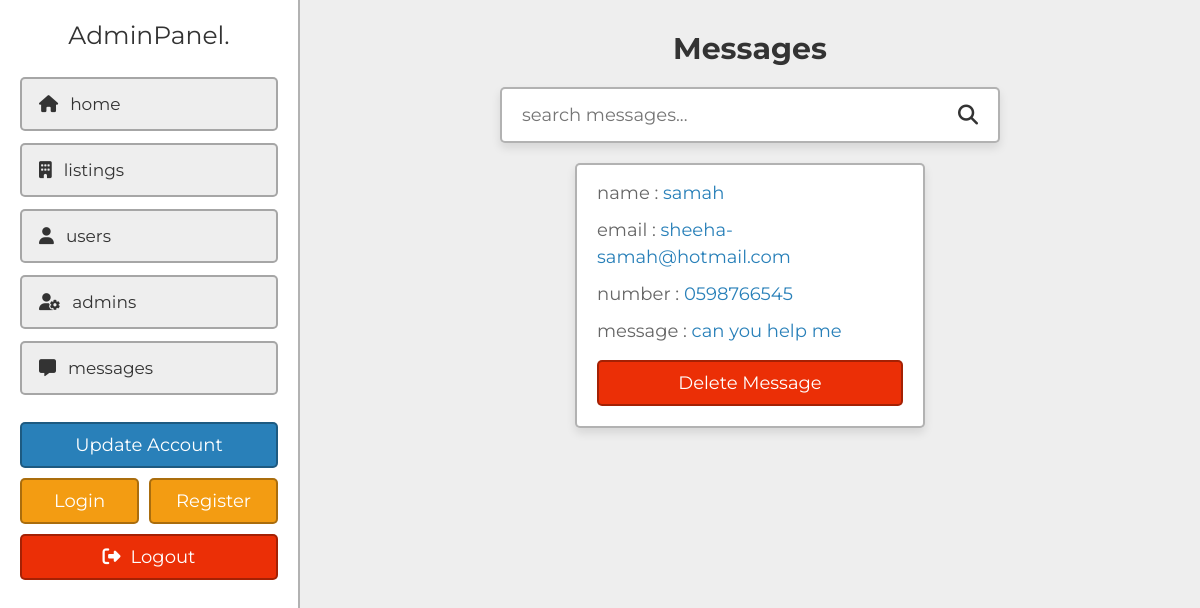
Page /project/project/admin/messages.php (signed in) on the earlier database version.
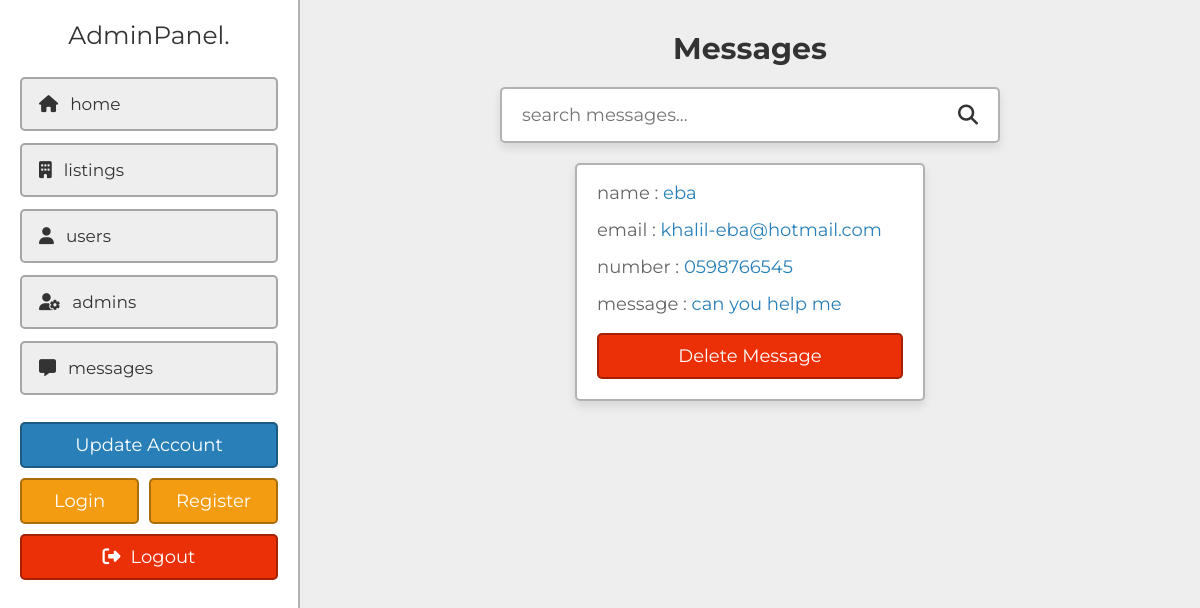
Same page on the later database version.
### tables this page shows
CREATE TABLE `messages` (
  `id` varchar(20) NOT NULL,
  `name` varchar(50) NOT NULL,
  `email` varchar(50) NOT NULL,
  `number` varchar(10) NOT NULL,
  `message` varchar(1000) NOT NULL
);

### project/project/admin/messages.php (the view, shortened to what this page needs)
<?php
include '../components/connect.php';
?>
<!DOCTYPE html>
<html lang="en">
<head>
   <link rel="stylesheet" href="https://cdnjs.cloudflare.com/ajax/libs/font-awesome/6.2.0/css/all.min.css">
   <link rel="stylesheet" href="../css/admin_style.css">
</head>
<body>
<?php include '../components/admin_header.php'; ?>
<section class="grid">
   <h1 class="heading">messages</h1>
   <form action="" method="POST" class="search-form">
      <input type="text" name="search_box" placeholder="search messages..." maxlength="100" required>
      <button type="submit" class="fas fa-search" name="search_btn"></button>
   </form>
   <div class="box-container">
   <?php
      if(isset($_POST['search_box']) OR isset($_POST['search_btn'])){
         $search_box = $_POST['search_box'];
         $search_box = filter_var($search_box, FILTER_SANITIZE_STRING);
         $select_messages = $conn->prepare("SELECT * FROM `messages` WHERE name LIKE '%{$search_box}%' OR number LIKE '%{$search_box}%' OR email LIKE '%{$search_box}%'");
         $select_messages->execute();
      }else{
         $select_messages = $conn->prepare("SELECT * FROM `messages`");
         $select_messages->execute();
      }
      if($select_messages->rowCount() > 0){
         while($fetch_messages = $select_messages->fetch(PDO::FETCH_ASSOC)){
   ?>
   <div class="box">
      <p>name : <span><?= $fetch_messages['name']; ?></span></p>
      <p>email : <a href="mailto:<?= $fetch_messages['email']; ?>"><?= $fetch_messages['email']; ?></a></p>
      <p>number : <a href="tel:<?= $fetch_messages['number']; ?>"><?= $fetch_messages['number']; ?></a></p>
      <p>message : <span><?= $fetch_messages['message']; ?></span></p>
      <form action="" method="POST">
         <input type="submit" value="delete message" onclick="return confirm('delete this message?');" name="delete" class="delete-btn">
      </form>
   </div>
   <?php
      }
   }elseif(isset($_POST['search_box']) OR isset($_POST['search_btn'])){
      echo '<p class="empty">results not found!</p>';
   }else{
      echo '<p class="empty">you have no messages!</p>';
   }
   ?>
   </div>
</section>
</body>
</html>

### project/project/components/admin_header.php (shortened to what this page needs)
<header class="header">
   <a href="dashboard.php" class="logo">AdminPanel.</a>
   <nav class="navbar">
      <a href="dashboard.php"><i class="fas fa-home"></i><span>home</span></a>
      <a href="listings.php"><i class="fas fa-building"></i><span>listings</span></a>
      <a href="users.php"><i class="fas fa-user"></i><span>users</span></a>
      <a href="admins.php"><i class="fas fa-user-gear"></i><span>admins</span></a>
      <a href="messages.php"><i class="fas fa-message"></i><span>messages</span></a>
   </nav>
   <a href="update.php" class="btn">update account</a>
   <div class="flex-btn">
      <a href="login.php" class="option-btn">login</a>
      <a href="register.php" class="option-btn">register</a>
   </div>
   <a href="../components/admin_logout.php" onclick="return confirm('logout from this website?');" class="delete-btn"><i class="fas fa-right-from-bracket"></i><span>logout</span></a>
</header>

### project/project/css/admin_style.css (style rules this page uses)
:root { --main-color:#2980b9; --orange:#f39c12; --red:#eb2f06; --light-color:#666; --light-bg:#eee; --white:#fff; --black:#333; --box-shadow:0 .5rem 1rem rgba(0,0,0,0.1); --border:.2rem solid rgba(0,0,0,.3); }
* { font-family: 'Montserrat', sans-serif; margin: 0; padding: 0; box-sizing: border-box; outline: none; border: none; text-decoration: none; }
html { font-size: 62.5%; overflow-x: hidden; scroll-behavior: smooth; scroll-padding-top: 5rem; }
body { background-color: var(--light-bg); padding-left: 30rem; }
section { padding: 3rem 2rem; max-width: 1200px; margin: 0 auto; }
.heading { margin-bottom: 2rem; text-align: center; text-transform: capitalize; color: var(--black); font-size: 3rem; }
.flex-btn { display: flex; column-gap: 1rem; justify-content: space-between; align-items: flex-end; }
.inline-btn, .inline-option-btn, .inline-delete-btn, .btn, .delete-btn, .option-btn { cursor: pointer; padding: 1rem 2.5rem; font-size: 1.8rem; color: var(--white); text-align: center; text-transform: capitalize; margin-top: 1rem; border-radius: .5rem; border: var(--border); }
.btn, .delete-btn, .option-btn { display: block; width: 100%; }
.btn { background-color: var(--main-color); }
.option-btn { background-color: var(--orange); }
.delete-btn { background-color: var(--red); }
.header { position: fixed; top: 0; left: 0; bottom: 0; background-color: var(--white); border-right: var(--border); background-color: var(--white); width: 30rem; padding: 2rem; z-index: 1100; }
.header .logo { display: block; text-align: center; font-size: 2.5rem; color: var(--black); padding-bottom: 1rem; }
.header .navbar { padding:.5rem 0; }
.header .navbar a { display: block; border-radius: .5rem; margin: 1.2rem 0; font-size:1.7rem; color: var(--black); padding:1.5rem 1.7rem; background-color: var(--light-bg); border: var(--border); }
.header .navbar a i { margin-right: 1.2rem; }
.header .delete-btn i { margin-right: 1rem; }
.grid .box-container { display: grid; grid-template-columns: repeat(auto-fit, 35rem); align-items: flex-start; justify-content: center; gap: 1.5rem; }
.grid .box-container .box { border-radius: .5rem; padding: 2rem; padding-top: 1rem; background-color: var(--white); box-shadow: var(--box-shadow); border: var(--border); overflow-x: hidden; }
.grid .box-container .box p { line-height: 1.5; padding: .5rem 0; font-size: 1.8rem; color: var(--light-color); white-space: pre-line; text-overflow: ellipsis; overflow-x: hidden; }
.grid .box-container .box p a, .grid .box-container .box p span { color: var(--main-color); }
.search-form { max-width: 50rem; margin: 0 auto; border-radius: .5rem; background-color: var(--white); box-shadow: var(--box-shadow); border: var(--border); padding:1.5rem 2rem; display: flex; gap: 2rem; margin-bottom: 2rem; }
.search-form input { width: 100%; font-size: 1.8rem; color: var(--black); }
.search-form button { background:none; cursor: pointer; color: var(--black); font-size: 2rem; }

Differences in the rows shown:
changed messages "can you help me": name "samah" → "eba"; email "sheeha-samah@hotmail.com" → "khalil-eba@hotmail.com"
